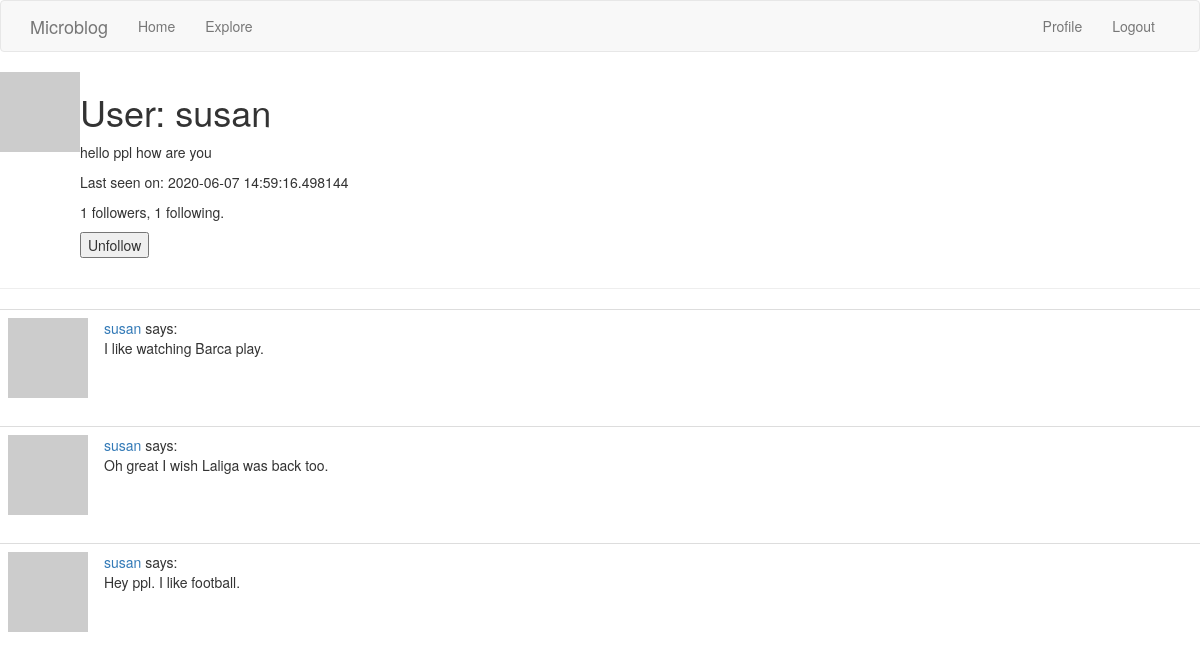
Screenshot of /user/susan (signed in) with the database file from the repository.
### app/models.py (models this page shows, shortened)
class User(UserMixin , db.Model):
    id = db.Column(db.Integer , primary_key = True)
    username = db.Column(db.String(64) , index=True , unique=True)
    email = db.Column(db.String(120) , index=True , unique=True)
    password_hash = db.Column(db.String(128))
    posts = db.relationship('Post', backref='author', lazy='dynamic')
    about_me = db.Column(db.String(140))
    last_seen = db.Column(db.DateTime, default=datetime.utcnow)
    followed = db.relationship(
        'User',secondary = followers,
        primaryjoin = (followers.c.follower_id == id),
        secondaryjoin = (followers.c.followed_id == id),
        backref=db.backref('followers', lazy='dynamic'), lazy='dynamic'
    )
    def avatar(self,size):
        digest = md5(self.email.lower().encode('utf-8')).hexdigest()
        return 'https://www.gravatar.com/avatar/{}?d=identicon&s={}'.format(digest, size)
    def is_following(self,user):
        return self.followed.filter(followers.c.followed_id == user.id).count() > 0

class Post(db.Model):
    id = db.Column(db.Integer , primary_key=True)
    body = db.Column(db.String(140))
    timestamp = db.Column(db.DateTime , index=True, default=datetime.utcnow)
    user_id = db.Column(db.Integer, db.ForeignKey('user.id'))

### app/routes.py (the view)
@app.route('/user/<username>')
@login_required
def user(username):
    user = User.query.filter_by(username=username).first_or_404()
    page = request.args.get('page', 1, type=int)
    posts = user.posts.order_by(Post.timestamp.desc()).paginate(page, app.config['POSTS_PER_PAGE'], False)
    next_url = url_for('user', username=user.username, page=posts.next_num) if posts.has_next else None
    prev_url = url_for('user', username=user.username, page=posts.prev_num) if posts.has_prev else None
    form = EmptyForm()
    return render_template('user.html', user=user, posts=posts.items,next_url=next_url, prev_url=prev_url, form=form)

### app/forms.py
class EmptyForm(FlaskForm):
    submit = SubmitField('Submit')

### app/models.py (called while the page is built)
@login.user_loader
def load_user(id):
    return User.query.get(int(id))

### app/routes.py (called while the page is built)
@app.before_request
def before_request():
    if current_user.is_authenticated:
        current_user.last_seen = datetime.utcnow()
        db.session.commit()

### app/templates/user.html (shortened to what this page needs)
{% extends "base.html" %}
{% block content %}
    <table>
        <tr valign="top">
            <td><img src="{{ user.avatar(128) }}"></td>
            <td>
        <h1>User: {{ user.username }}</h1>
        {% if user.about_me %}<p>{{ user.about_me }}</p>{% endif %}
        {% if user.last_seen %}<p>Last seen on: {{ user.last_seen }}</p>{% endif %}
        <p>{{ user.followers.count() }} followers, {{ user.followed.count() }} following.</p>
        {% if user == current_user %}
        <p><a href="{{ url_for('edit_profile') }}">Edit your profile</a></p>
        {% else %}
        <p>
            <form action="{{ url_for('unfollow', username=user.username) }}" method="post">
                {{ form.submit(value='Unfollow') }}
            </form>
        </p>
        {% endif %}
            </td>
        </tr>
    </table>
    <hr>
    {% for post in posts %}
        {% include '_post.html' %}
    {% endfor %}
{% endblock %}

### app/templates/_post.html
    <table class="table table-hover">
        <tr>
            <td width="70px">
                <a href="{{ url_for('user', username=post.author.username) }}">
                    <img src="{{ post.author.avatar(70) }}" />
                </a>
            </td>
            <td>
                <a href="{{ url_for('user', username=post.author.username) }}">
                    {{ post.author.username }}
                </a>
                says:
                <br>
                {{ post.body }}
            </td>
        </tr>
    </table>

### rows the page displays
User: username "susan", about_me "hello ppl how are you", last_seen "2020-06-07 14:59:16.498144"
Post: author.username "susan", body "I like watching Barca play."
Post: author.username "susan", body "Oh great I wish Laliga was back too."
Post: author.username "susan", body "Hey ppl. I like football."

### other values shown
{{ user.followers.count() }} "1"
{{ user.followed.count() }} "1"
